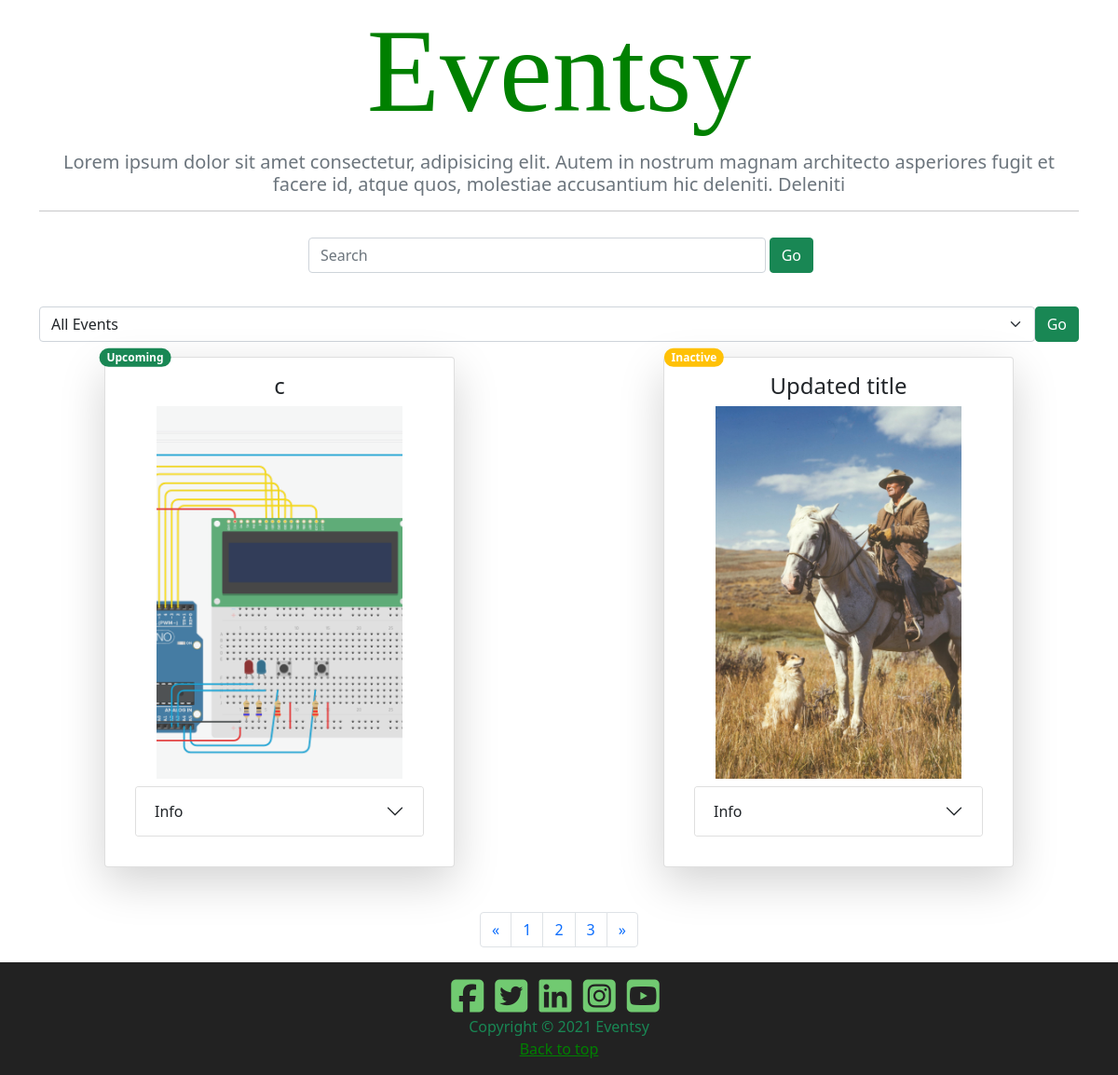
Before: / (lower part) with the older database file.
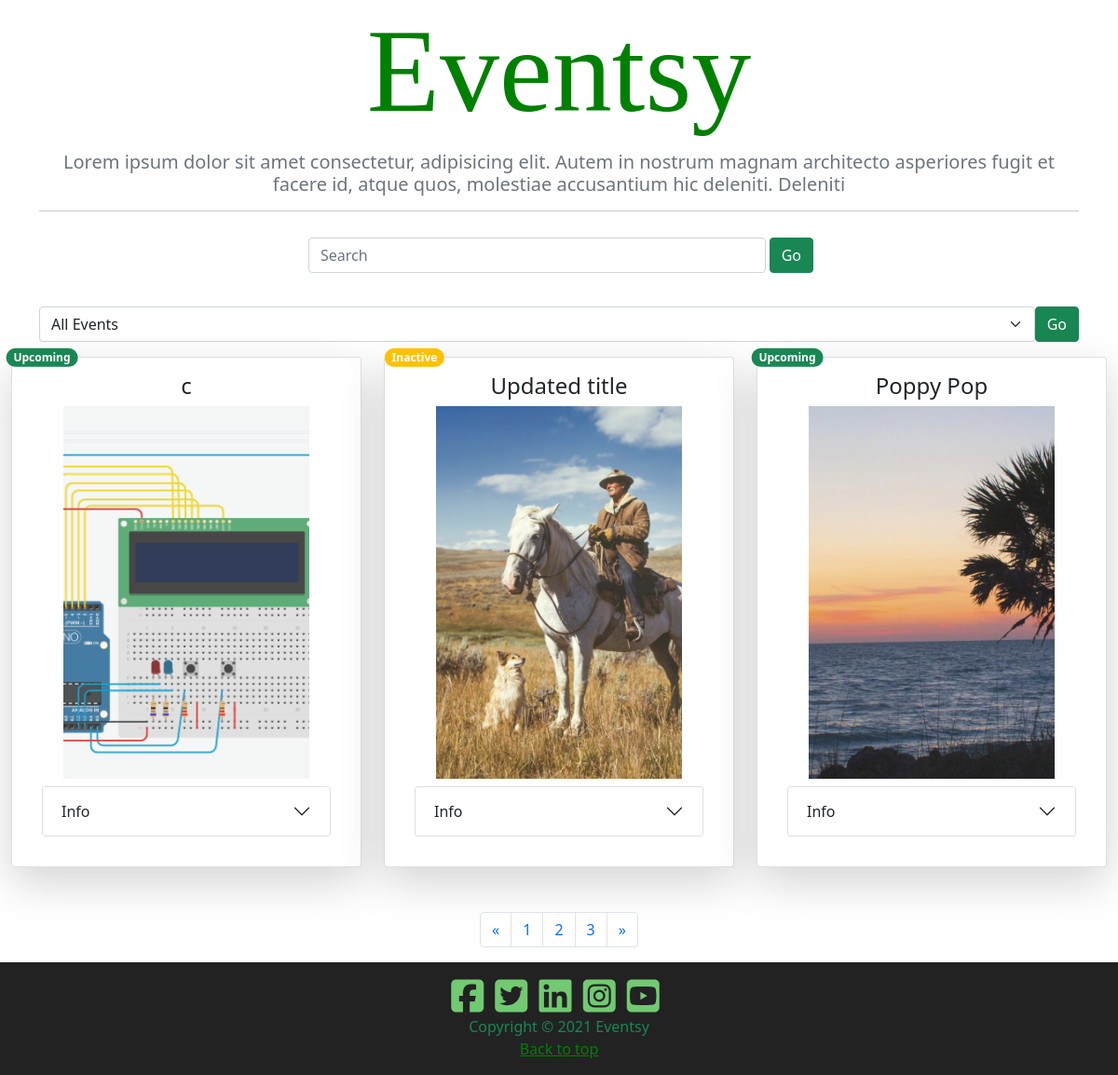
After: the same page with the newer database file.
### Website/models.py (models this page shows, shortened)
class Event(db.Model):
    __tablename__ = 'events'
    id = db.Column(db.Integer, primary_key=True)
    title = db.Column(db.String(80), nullable=False)
    startdate = db.Column(db.Date, nullable=False)
    enddate = db.Column(db.Date, nullable=False)
    status = db.Column(db.String(30), nullable=False)
    starttime = db.Column(db.Time, nullable=False)
    endtime = db.Column(db.Time, nullable=False)
    address = db.Column(db.String, nullable=False)
    city = db.Column(db.String(80))
    suburb = db.Column(db.String(80))
    maxguests = db.Column(db.Integer, nullable=False)
    image = db.Column(db.String(400))
    type = db.Column(db.String(80))
    description = db.Column(db.String(200))
    description_header = db.Column(db.String(100))
    artist = db.Column(db.String(80), nullable=False)
    comments = db.relationship('Comment', backref='events')
    user = db.Column(db.Integer, db.ForeignKey('users.id'))
    name = db.relationship('User', backref='events')

### Website/views.py (the view)
@bp.route('/')
def index():
    events = Event.query.all()
    return render_template('index.html', events=events, choices=choices)

### Website/templates/index.html (shortened to what this page needs)
{% extends "base.html" %}
{% block content %}
<div class="container text-center">
  <div class="row py-1 mb-1">
    <div class="jumbo-head container">
      <h1 class="jumbotron-heading">Eventsy</h1>
      <h3>
        <p class="lead text-muted">Lorem ipsum dolor sit amet consectetur, adipisicing elit. Autem in nostrum magnam
          architecto asperiores fugit et facere id, atque quos, molestiae accusantium hic deleniti. Deleniti</p>
        <hr class="index-line">
    </div>
  </div>
  <div class="row mb-3 d-flex justify-content-center">
    <div class="col col-sm-10 col-md-8 col-lg-6">
      <form class="d-flex align-items-center" action="{{url_for('main.search')}}">
        <input type="text" placeholder="Search" name="search" class="form-control flex-grow-1 my-1 mr-sm-2 mx-1 "
          id="SearchForm">
        <button class="btn btn-success btn-outline-sucess" type="submit">Go</button>
      </form>
    </div>
  </div>
  <div class="row">
    <div class="col-xs-6 py-3">
      <form class="d-flex align-items-center " action="{{url_for('main.genre')}}">
        <select class="form-select form-control" name="genredrop" aria-label="Default select example">
          <option value="all" selected>All Events</option>
        </select>
        <button class="btn btn-success btn-outline-sucess" type="submit">Go</button>
      </form>
    </div>
  </div>
</div>
<div class="container-fluid" id="events">
  <div class="row d-flex align-items-start">
    {% for event in events %}
    <div class="col-xxl-3 col-lg-4 col-md-6 col-sm-7 d-block mx-auto">
      <div class="card shadow-lg px-3 pb-3 mb-5 bg-body rounded">
        <div class="card-body">
          {% if event.status == "Upcoming" %}
          <span class="position-absolute top-0 start-10 translate-middle badge rounded-pill bg-success">
            {% elif event.status == "Booked" %}
            <span class="position-absolute top-0 start-10 translate-middle badge rounded-pill bg-info">
              {% elif event.status == "Cancelled" %}
              <span class="position-absolute top-0 start-10 translate-middle badge rounded-pill bg-danger">
                {% elif event.status == "Inactive" %}
                <span class="position-absolute top-0 start-10 translate-middle badge rounded-pill bg-warning">
                  {% endif %}
                  {{event.status}}
                </span>
                <h4 class="text-center">{{event.title}}</h4>
                <div class="d-flex justify-content-center">
                  <img class="card-image d-block mb-2" src="{{event.image}}" alt="Poster of Event No. {{event.id}}">
                </div>
                <div class="accordion" id="accordionExample">
                  <div class="accordion-item">
                    <h2 class="accordion-header" id="headingOne">
                      <button class="accordion-button collapsed btn-outline-success" type="button"
                        data-bs-toggle="collapse" data-bs-target="#eventid{{event.id}}" aria-expanded="true"
                        aria-controls="eventid{{event.id}}">
                        Info
                      </button>
                    </h2>
                  </div>
                </div>
        </div>
      </div>
    </div>
    {% endfor %}
  </div>
  <div class="row">
    <div class="col-sm-6 d-block mx-auto d-flex justify-content-center">
      <nav aria-label="Page navigation example">
        <ul class="pagination">
          <li class="page-item">
            <a class="page-link" href="#" aria-label="Previous">
              <span aria-hidden="true">&laquo;</span>
            </a>
          </li>
          <li class="page-item"><a class="page-link" href="#">1</a></li>
          <li class="page-item"><a class="page-link" href="#">2</a></li>
          <li class="page-item"><a class="page-link" href="#">3</a></li>
          <li class="page-item">
            <a class="page-link" href="#" aria-label="Next">
              <span aria-hidden="true">&raquo;</span>
            </a>
          </li>
        </ul>
      </nav>
    </div>
  </div>
</div>
{% endblock %}

### Website/templates/base.html (shortened to what this page needs)
<!doctype html>
<html lang="en">
<head>
  <link rel="stylesheet" type="text/css" href="../../static/custom.css">
  <link href="https://cdn.jsdelivr.net/npm/bootstrap@5.1.1/dist/css/bootstrap.min.css" rel="stylesheet"
>
</head>
<main>
  <body>
    {% block content %}
    {% endblock %}
  </body>
</main>
<footer>
  <div class="d-flex flex-column text-center">
    <div class="col footicons align-content-center mt-3">
      <a class="me-2" href="https://www.facebook.com/" target="_blank"><i class="fab fa-facebook-square"></i></a>
      <a class="me-2" href="https://twitter.com/joerogan" target="_blank"><i class="fab fa-twitter-square"></i></a>
      <a class="me-2" href="https://www.linkedin.com/feed/" target="_blank"><i class="fab fa-linkedin"></i></a>
      <a class="me-2" href="https://www.instagram.com" target="_blank"><i class="fab fa-instagram-square"></i></a>
      <a class="me-2" href="https://www.youtube.com" target="_blank"><i class="fab fa-youtube-square"></i></a>
    </div>
    <div class="col">
      <p class="text-success mb-0">Copyright © 2021 Eventsy</p>
      <p><a href="#" style="color: green;">Back to top</a></p>
    </div>
  </div>
</footer>
</html>

### Website/static/custom.css (style rules this page uses)
.jumbotron-heading { color:green; font-family:serif; font-size: 8rem; }
.card-image { object-fit: cover; max-width: 85%; min-width: 85%; width: auto; height: auto; min-height: 400px; max-height: 400px; opacity: 0.9; }
footer { background:#222; }
.footicons i { color:rgb(113, 202, 113); font-size: 40px; }

Changed rows visible on the page:
added Event: status "Upcoming", title "Poppy Pop", image (picture)
